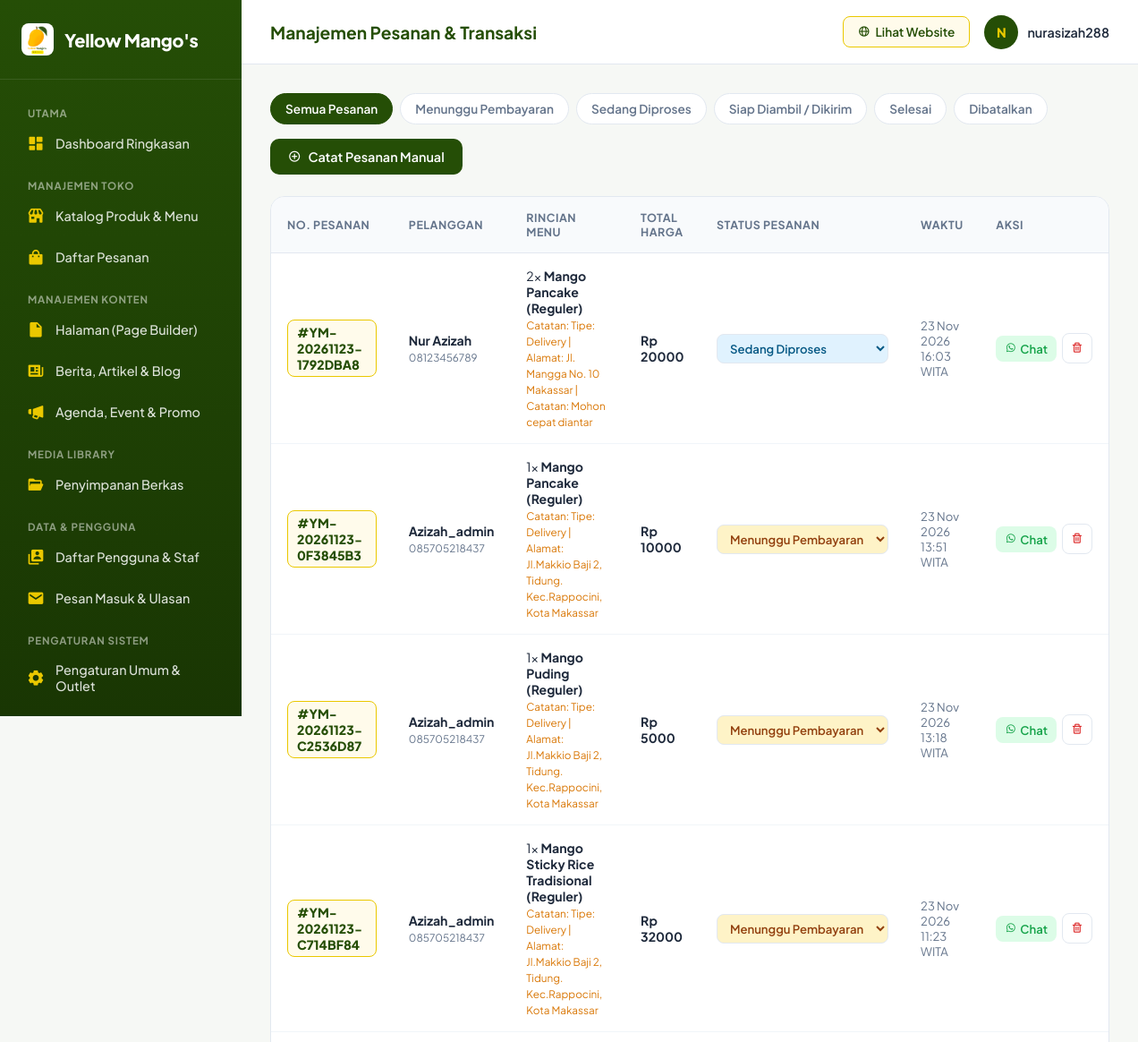
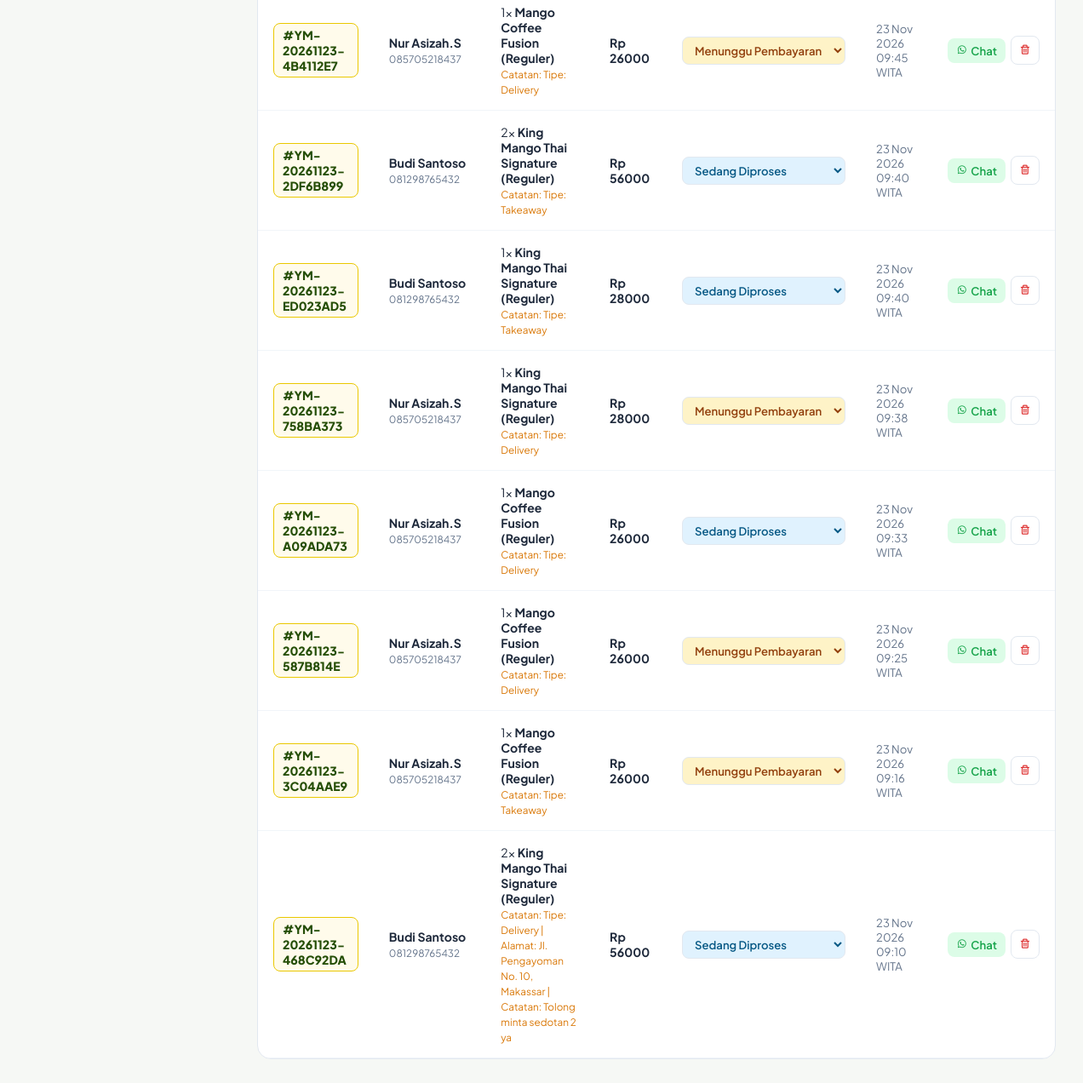
Page /dashboard/pesanan/ (signed in) on the committed database (2 pictures, top to bottom).
### store/models.py (models this page shows, shortened)
class Order(models.Model):
    STATUS_CHOICES = [
        ('PENDING', 'Menunggu Pembayaran'),
        ('PROCESSING', 'Sedang Diproses'),
        ('READY', 'Siap Diambil / Dikirim'),
        ('COMPLETED', 'Selesai'),
        ('CANCELLED', 'Dibatalkan'),
    ]
    order_number = models.CharField(max_length=30, unique=True, verbose_name="Nomor Pesanan")
    customer = models.ForeignKey(User, on_delete=models.SET_NULL, null=True, blank=True, related_name='orders')
    customer_name = models.CharField(max_length=150, verbose_name="Nama Pemesan")
    customer_phone = models.CharField(max_length=25, verbose_name="Nomor WhatsApp/HP")
    notes = models.TextField(blank=True, null=True, verbose_name="Catatan Pesanan")
    total_amount = models.PositiveIntegerField(default=0, verbose_name="Total Harga (Rp)")
    status = models.CharField(max_length=20, choices=STATUS_CHOICES, default='PENDING', verbose_name="Status Pesanan")
    payment_status = models.CharField(max_length=20, default='UNPAID', db_index=True)
    midtrans_token = models.CharField(max_length=100, blank=True)
    midtrans_redirect_url = models.URLField(blank=True)
    midtrans_transaction_id = models.CharField(max_length=100, blank=True)
    payment_type = models.CharField(max_length=40, blank=True)
    created_at = models.DateTimeField(auto_now_add=True)
    updated_at = models.DateTimeField(auto_now=True)
    class Meta:
        verbose_name = "Pesanan"
        verbose_name_plural = "Daftar Pesanan"
        ordering = ['-created_at']

class OrderItem(models.Model):
    order = models.ForeignKey(Order, on_delete=models.CASCADE, related_name='items')
    product = models.ForeignKey(Product, on_delete=models.SET_NULL, null=True)
    product_name = models.CharField(max_length=150)
    price = models.PositiveIntegerField()
    quantity = models.PositiveIntegerField(default=1)

### store/views.py (the view, shortened to what this page needs)
# urls.py: path('dashboard/pesanan/', views.admin_orders, name='admin_orders'),
@login_required(login_url='/custom-admin-login/')
def admin_orders(request):
    status_filter = request.GET.get('status', 'ALL')
    if status_filter != 'ALL':
        orders = Order.objects.filter(status=status_filter).prefetch_related('items')
    else:
        orders = Order.objects.all().prefetch_related('items')
    context = {
        'orders': orders,
        'status_choices': Order.STATUS_CHOICES,
        'status_filter': status_filter,
        'products': Product.objects.filter(is_available=True),
    }
    return render(request, 'store/admin_panel/orders.html', context)

### store/context_processors.py (called while the page is built)
def cart_and_settings(request):
    cart = request.session.get('cart', {})
    cart_count = 0
    cart_total = 0
    if isinstance(cart, dict):
        for item in cart.values():
            if isinstance(item, dict):
                qty = int(item.get('quantity', 1))
                cart_count += qty
                cart_total += int(float(item.get('subtotal', item.get('price', 0) * qty)))
    try:
        site_setting = SiteSetting.objects.first()
    except Exception:
        site_setting = None
    return {
        'cart': cart,
        'cart_count': cart_count,
        'cart_total': cart_total,
        'site_setting': site_setting,
    }

### templates/store/admin_panel/orders.html (shortened to what this page needs)
{% extends 'store/admin_panel/admin_base.html' %}
{% block page_title %}Manajemen Pesanan & Transaksi{% endblock %}
{% block content %}
<div class="top-action-bar">
    <div class="filter-tabs">
        <a href="?status=ALL" class="filter-btn {% if status_filter == 'ALL' %}active{% endif %}">Semua Pesanan</a>
        {% for val, label in status_choices %}
            <a href="?status={{ val }}" class="filter-btn {% if status_filter == val %}active{% endif %}">{{ label }}</a>
        {% endfor %}
    </div>
    <button class="btn-primary-mango" onclick="document.getElementById('orderModal').style.display='flex'">
        <i class='bx bx-plus-circle'></i> Catat Pesanan Manual
    </button>
</div>
<div class="table-card">
    <table>
        <thead>
            <tr>
                <th>No. Pesanan</th>
                <th>Pelanggan</th>
                <th>Rincian Menu</th>
                <th>Total Harga</th>
                <th>Status Pesanan</th>
                <th>Waktu</th>
                <th>Aksi</th>
            </tr>
        </thead>
        <tbody>
            {% for order in orders %}
            <tr>
                <td><span class="order-code">#{{ order.order_number }}</span></td>
                <td>
                    <strong>{{ order.customer_name }}</strong><br>
                    <small style="color: var(--text-muted);">{{ order.customer_phone }}</small>
                </td>
                <td>
                    {% for item in order.items.all %}
                        <div>{{ item.quantity }}x <strong>{{ item.product_name }}</strong></div>
                    {% empty %}
                        <span style="color:#94A3B8;">-</span>
                    {% endfor %}
                    {% if order.notes %}
                        <small style="color:#D97706;">Catatan: {{ order.notes }}</small>
                    {% endif %}
                </td>
                <td><strong>Rp {{ order.total_amount }}</strong></td>
                <td>
                    <form method="POST">
                        <select name="status" class="status-select status-{{ order.status }}" onchange="this.form.submit()">
                            {% for val, label in status_choices %}
                                <option value="{{ val }}" {% if order.status == val %}selected{% endif %}>{{ label }}</option>
                            {% endfor %}
                        </select>
                    </form>
                </td>
                <td style="font-size:0.82rem; color: var(--text-muted);">
                    {{ order.created_at|date:"d M Y" }}<br>
                    {{ order.created_at|date:"H:i" }} WITA
                </td>
                <td>
                    <div style="display:flex; gap:6px; align-items:center;">
                        <a href="https://wa.me/{{ order.customer_phone }}" target="_blank" class="btn-wa" title="Hubungi via WhatsApp">
                            <i class='bx bxl-whatsapp'></i> Chat
                        </a>
                        <form method="POST" onsubmit="return confirm('Hapus pesanan #{{ order.order_number }}?');" style="display:inline;">
                            <button type="submit" class="btn-del" title="Hapus Pesanan">
                                <i class='bx bx-trash'></i>
                            </button>
                        </form>
                    </div>
                </td>
            </tr>
            {% empty %}
            <tr>
                <td colspan="7" style="text-align:center; padding: 40px; color: var(--text-muted);">
                    Belum ada pesanan masuk pada kategori ini.
                </td>
            </tr>
            {% endfor %}
        </tbody>
    </table>
</div>
{% endblock %}

### templates/store/admin_panel/admin_base.html (shortened to what this page needs)
{% load static %}
<!DOCTYPE html>
<html lang="id">
<head>
    <link href='https://unpkg.com/boxicons@2.1.4/css/boxicons.min.css' rel='stylesheet'>
</head>
<body>
    <aside class="sidebar">
        <a href="{% url 'admin_dashboard' %}" class="sidebar-brand">
            <img src="{% static 'images/logo.png' %}" alt="Logo Yellow Mango's" style="width: 36px; height: 36px; object-fit: contain; border-radius: 8px;">
            <span>Yellow Mango's</span>
        </a>
        <div class="sidebar-menu">
    <div style="font-size: 0.72rem; text-transform: uppercase; letter-spacing: 0.8px; color: rgba(255,255,255,0.5); padding: 10px 15px 5px; font-weight: 700;">Utama</div>
    <a href="{% url 'admin_dashboard' %}" class="nav-item">
        <i class='bx bxs-dashboard'></i>
        <span>Dashboard Ringkasan</span>
    </a>
    <div style="font-size: 0.72rem; text-transform: uppercase; letter-spacing: 0.8px; color: rgba(255,255,255,0.5); padding: 15px 15px 5px; font-weight: 700;">Manajemen Toko</div>
    <a href="{% url 'admin_products' %}" class="nav-item">
        <i class='bx bxs-store'></i>
        <span>Katalog Produk & Menu</span>
    </a>
    <a href="{% url 'admin_orders' %}" class="nav-item">
        <i class='bx bxs-shopping-bag'></i>
        <span>Daftar Pesanan</span>
    </a>
    <div style="font-size: 0.72rem; text-transform: uppercase; letter-spacing: 0.8px; color: rgba(255,255,255,0.5); padding: 15px 15px 5px; font-weight: 700;">Manajemen Konten</div>
    <a href="{% url 'admin_pages' %}" class="nav-item">
        <i class='bx bxs-file-blank'></i>
        <span>Halaman (Page Builder)</span>
    </a>
    <a href="{% url 'admin_articles' %}" class="nav-item">
        <i class='bx bxs-news'></i>
        <span>Berita, Artikel & Blog</span>
    </a>
    <a href="{% url 'admin_announcements' %}" class="nav-item">
        <i class='bx bxs-megaphone'></i>
        <span>Agenda, Event & Promo</span>
    </a>
    <div style="font-size: 0.72rem; text-transform: uppercase; letter-spacing: 0.8px; color: rgba(255,255,255,0.5); padding: 15px 15px 5px; font-weight: 700;">Media Library</div>
    <a href="{% url 'admin_media' %}" class="nav-item">
        <i class='bx bxs-folder-open'></i>
        <span>Penyimpanan Berkas</span>
    </a>
    <div style="font-size: 0.72rem; text-transform: uppercase; letter-spacing: 0.8px; color: rgba(255,255,255,0.5); padding: 15px 15px 5px; font-weight: 700;">Data & Pengguna</div>
    <a href="{% url 'admin_users' %}" class="nav-item">
        <i class='bx bxs-user-account'></i>
        <span>Daftar Pengguna & Staf</span>
    </a>
    <a href="{% url 'admin_messages' %}" class="nav-item">
        <i class='bx bxs-envelope'></i>
        <span>Pesan Masuk & Ulasan</span>
    </a>
    <div style="font-size: 0.72rem; text-transform: uppercase; letter-spacing: 0.8px; color: rgba(255,255,255,0.5); padding: 15px 15px 5px; font-weight: 700;">Pengaturan Sistem</div>
    <a href="{% url 'admin_settings' %}" class="nav-item">
        <i class='bx bxs-cog'></i>
        <span>Pengaturan Umum & Outlet</span>
    </a>
    <a href="{% url 'admin_logs' %}" class="nav-item">
    </a>
</div>
    </aside>
    <div class="main-content">
        <header class="topbar">
            <div class="topbar-title">
                <h2>{% block page_title %}Dashboard Ringkasan{% endblock %}</h2>
            </div>
            <div class="topbar-actions">
                <a href="{% url 'index' %}" target="_blank" class="btn-site">
                    <i class='bx bx-globe'></i> Lihat Website
                </a>
                <div class="admin-profile">
                    <div class="avatar-circle">{{ request.user.username|slice:":1"|upper }}</div>
                    <span>{{ request.user.username }}</span>
                </div>
            </div>
        </header>
        <main class="content-body">
            {% block content %}{% endblock %}
        </main>
    </div>
</body>
</html>

### templates/store/admin_panel/admin_base.html (style rules this page uses)
:root { --moss-green: #254E06; --moss-dark: #193603; --mango-yellow: #EAC800; --mango-soft: #FFFBEB; --bg-main: #F6F8F5; --text-dark: #1E293B; --text-muted: #64748B; --white: #FFFFFF; --border-color: #E2E8F0; }
* { box-sizing: border-box; margin: 0; padding: 0; font-family: 'Plus Jakarta Sans', sans-serif; }
body { background-color: var(--bg-main); color: var(--text-dark); display: flex; min-height: 100vh; }
.sidebar { width: 270px; background: linear-gradient(180deg, var(--moss-green) 0%, var(--moss-dark) 100%); color: var(--white); display: flex; flex-direction: column; position: fixed; height: 100vh; overflow-y: auto; z-index: 100; }
.sidebar-brand { padding: 26px 24px; display: flex; align-items: center; gap: 12px; border-bottom: 1px solid rgba(255, 255, 255, 0.1); text-decoration: none; color: var(--white); }
.sidebar-brand span { font-size: 1.25rem; font-weight: 800; letter-spacing: -0.3px; }
.sidebar-menu { padding: 20px 16px; flex: 1; }
.nav-item { display: flex; align-items: center; gap: 12px; padding: 11px 14px; color: rgba(255, 255, 255, 0.85); text-decoration: none; border-radius: 10px; font-size: 0.9rem; font-weight: 500; margin-bottom: 4px; transition: all 0.2s ease; }
.nav-item i { font-size: 1.25rem; color: var(--mango-yellow); }
.main-content { margin-left: 270px; flex: 1; display: flex; flex-direction: column; }
.topbar { background-color: var(--white); height: 72px; padding: 0 32px; display: flex; align-items: center; justify-content: space-between; border-bottom: 1px solid var(--border-color); position: sticky; top: 0; z-index: 50; }
.topbar-title h2 { font-size: 1.2rem; font-weight: 700; color: var(--moss-green); }
.topbar-actions { display: flex; align-items: center; gap: 16px; }
.btn-site { padding: 8px 16px; border-radius: 8px; background-color: var(--mango-soft); color: var(--moss-green); font-size: 0.85rem; font-weight: 600; text-decoration: none; border: 1px solid var(--mango-yellow); display: inline-flex; align-items: center; gap: 6px; }
.admin-profile { display: flex; align-items: center; gap: 10px; font-size: 0.9rem; font-weight: 600; }
.avatar-circle { width: 38px; height: 38px; border-radius: 50%; background-color: var(--moss-green); color: var(--mango-yellow); display: flex; align-items: center; justify-content: center; font-weight: 800; }
.content-body { padding: 32px; }

### rows in the picture
Order: order_number "YM-20261123-1792DBA8", customer_name "Nur Azizah", customer_phone "08123456789", notes "Tipe: Delivery | Alamat: Jl. Mangga No. 10 Makassar | Catatan: Mohon cepat diantar", total_amount "20000", status "Sedang Diproses", created_at "23 Nov 2026", created_at "16:03"
OrderItem: quantity "2", product_name "Mango Pancake (Reguler)"
Order: order_number "YM-20261123-0F3845B3", customer_name "Azizah_admin", customer_phone "085705218437", notes "Tipe: Delivery | Alamat: Jl.Makkio Baji 2, Tidung. Kec.Rappocini, Kota Makassar", total_amount "10000", status "Menunggu Pembayaran", created_at "23 Nov 2026", created_at "13:51"
OrderItem: quantity "1", product_name "Mango Pancake (Reguler)"
Order: order_number "YM-20261123-C2536D87", customer_name "Azizah_admin", customer_phone "085705218437", notes "Tipe: Delivery | Alamat: Jl.Makkio Baji 2, Tidung. Kec.Rappocini, Kota Makassar", total_amount "5000", status "Menunggu Pembayaran", created_at "23 Nov 2026", created_at "13:18"
OrderItem: quantity "1", product_name "Mango Puding (Reguler)"
Order: order_number "YM-20261123-C714BF84", customer_name "Azizah_admin", customer_phone "085705218437", notes "Tipe: Delivery | Alamat: Jl.Makkio Baji 2, Tidung. Kec.Rappocini, Kota Makassar", total_amount "32000", status "Menunggu Pembayaran", created_at "23 Nov 2026", created_at "11:23"
OrderItem: quantity "1", product_name "Mango Sticky Rice Tradisional (Reguler)"
Order: order_number "YM-20261123-4B4112E7", customer_name "Nur Asizah.S", customer_phone "085705218437", notes "Tipe: Delivery", total_amount "26000", status "Menunggu Pembayaran", created_at "23 Nov 2026", created_at "09:45"
OrderItem: quantity "1", product_name "Mango Coffee Fusion (Reguler)"
Order: order_number "YM-20261123-2DF6B899", customer_name "Budi Santoso", customer_phone "081298765432", notes "Tipe: Takeaway", total_amount "56000", status "Sedang Diproses", created_at "23 Nov 2026", created_at "09:40"
OrderItem: quantity "2", product_name "King Mango Thai Signature (Reguler)"
Order: order_number "YM-20261123-ED023AD5", customer_name "Budi Santoso", customer_phone "081298765432", notes "Tipe: Takeaway", total_amount "28000", status "Sedang Diproses", created_at "23 Nov 2026", created_at "09:40"
OrderItem: quantity "1", product_name "King Mango Thai Signature (Reguler)"
Order: order_number "YM-20261123-758BA373", customer_name "Nur Asizah.S", customer_phone "085705218437", notes "Tipe: Delivery", total_amount "28000", status "Menunggu Pembayaran", created_at "23 Nov 2026", created_at "09:38"
OrderItem: quantity "1", product_name "King Mango Thai Signature (Reguler)"
Order: order_number "YM-20261123-A09ADA73", customer_name "Nur Asizah.S", customer_phone "085705218437", notes "Tipe: Delivery", total_amount "26000", status "Sedang Diproses", created_at "23 Nov 2026", created_at "09:33"
OrderItem: quantity "1", product_name "Mango Coffee Fusion (Reguler)"
Order: order_number "YM-20261123-587B814E", customer_name "Nur Asizah.S", customer_phone "085705218437", notes "Tipe: Delivery", total_amount "26000", status "Menunggu Pembayaran", created_at "23 Nov 2026", created_at "09:25"
OrderItem: quantity "1", product_name "Mango Coffee Fusion (Reguler)"
Order: order_number "YM-20261123-3C04AAE9", customer_name "Nur Asizah.S", customer_phone "085705218437", notes "Tipe: Takeaway", total_amount "26000", status "Menunggu Pembayaran", created_at "23 Nov 2026", created_at "09:16"
OrderItem: quantity "1", product_name "Mango Coffee Fusion (Reguler)"
Order: order_number "YM-20261123-468C92DA", customer_name "Budi Santoso", customer_phone "081298765432", notes "Tipe: Delivery | Alamat: Jl. Pengayoman No. 10, Makassar | Catatan: Tolong minta sedotan 2 ya", total_amount "56000", status "Sedang Diproses", created_at "23 Nov 2026", created_at "09:10"
OrderItem: quantity "2", product_name "King Mango Thai Signature (Reguler)"

### other values in the picture
{{ request.user.username|slice:":1"|upper }} "N"
{{ request.user.username }} "nurasizah288"
{{ label }} "Menunggu Pembayaran" "Sedang Diproses" "Siap Diambil / Dikirim" "Selesai" "Dibatalkan"
